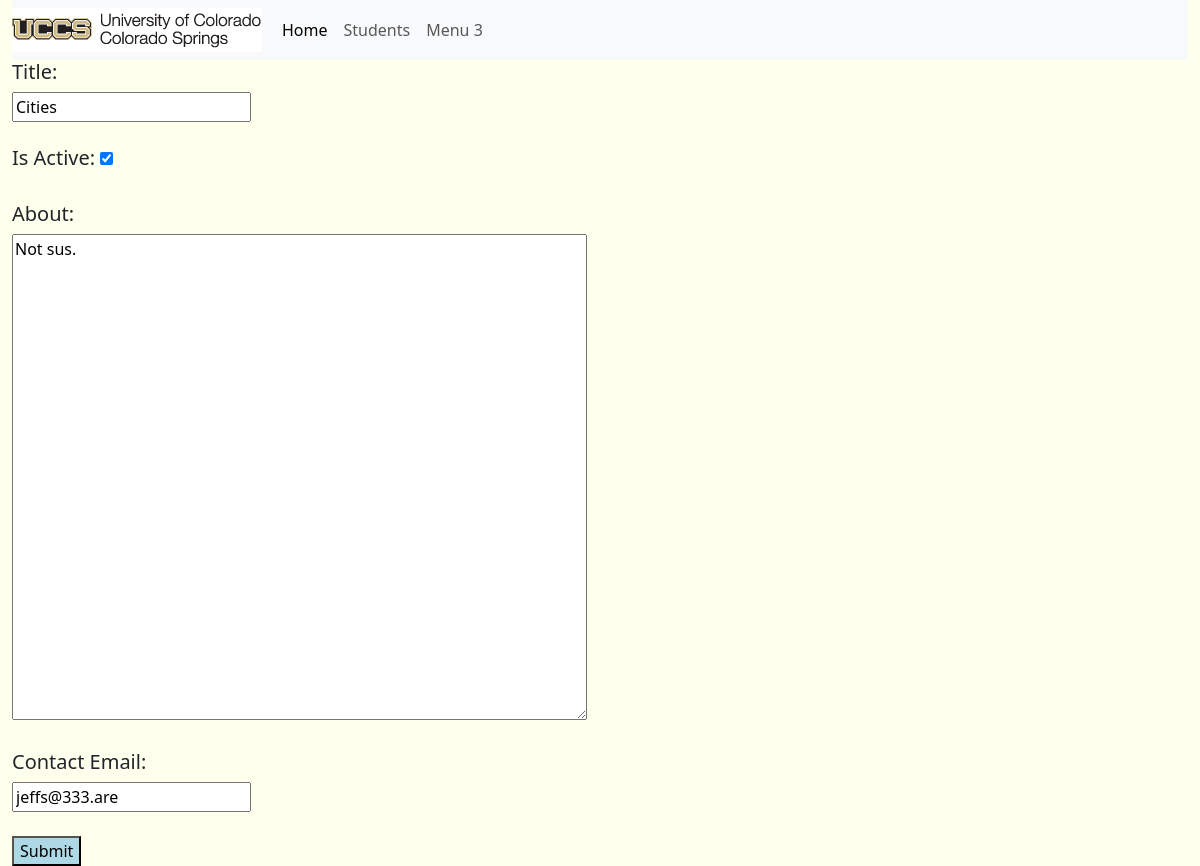
Screenshot of /portfolio/3/update_portfolio/ with the database file from the repository.
### portfolio_app/models.py (models this page shows, shortened)
class Portfolio(models.Model):
	title = models.CharField(max_length=200)
	contact_email = models.CharField("Contact Email", max_length=200)
	is_active = models.BooleanField()
	about = models.CharField(max_length=5000, blank = True)

### portfolio_app/views.py (the view)
# urls.py: path('portfolio/<int:portfolio_id>/update_portfolio/', views.updatePortfolio, name='update_portfolio'),
def updatePortfolio(request, portfolio_id):
	portfolio = Portfolio.objects.get(id=portfolio_id)
	print(model_to_dict(portfolio))
	form = PortfolioForm(initial=model_to_dict(portfolio), instance=portfolio)
	if request.method == 'POST':
		form = PortfolioForm(request.POST, instance=portfolio)
		form.save()
		return redirect('portfolio_detail', pk=portfolio_id)
	context = {}
	context['portfolio_id'] = portfolio_id
	context['form'] = form
	context['page_title'] = "Update Porfolio - {}".format(portfolio.title)
	return render(request, 'portfolio_app/update_portfolio.html', context)

### portfolio_app/forms.py
class PortfolioForm(forms.ModelForm):
	about = forms.CharField(max_length=5000, widget=forms.Textarea(attrs={'cols': 60, 'rows': 20}), required=False)
	class Meta:
		model = Portfolio
		fields = ['title', 'about', 'is_active', 'contact_email']

### portfolio_app/templates/portfolio_app/update_portfolio.html (shortened to what this page needs)
{% extends "portfolio_app/base_template.html" %}
{% block content %}
<form method='post' action=''>
	<h5>Title:</h5>
	{{ form.title }}
	<br>
	<br>
	<h5>Is Active: {{ form.is_active }}</h5>
	<br>
	<h5>About:</h5>
	{{ form.about }}
	<br>
	<br>
	<h5>Contact Email:</h5>
	{{ form.contact_email }}
	<br>
	<br>
	<button name="update">Submit</button>
</form>
{% endblock %}

### static/css/main.css (style rules this page uses)
body { background-color: #ffffee; }
button[name="update"] { background-color: #add8e6; border-color: #000000; color: #000000; }

### rows the page displays
Portfolio: title "Cities", is_active "☑", about "Not sus.", contact_email "jeffs@333.are"
